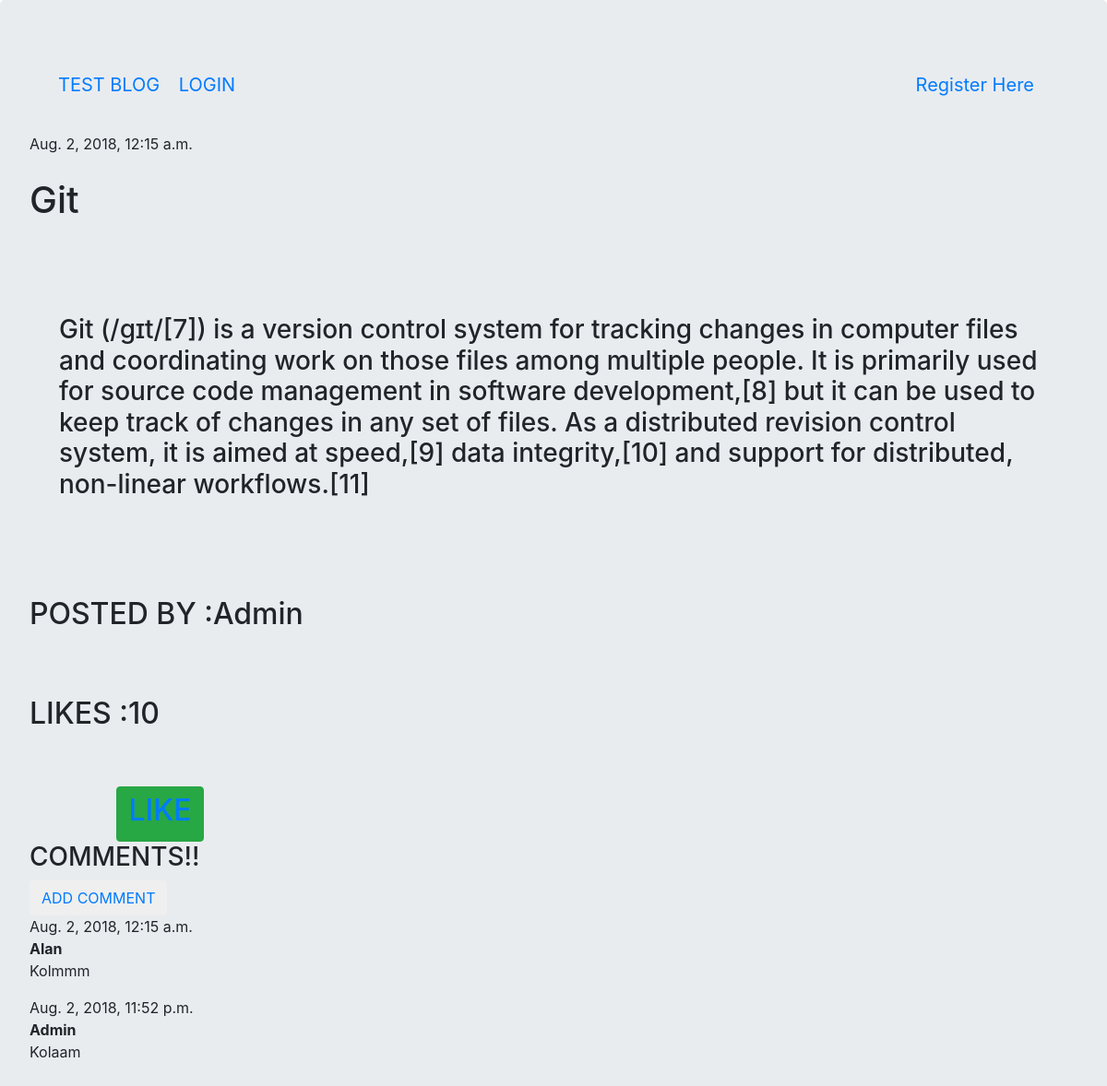
Screenshot of /home/post/2 with the database file from the repository.
### home/models.py (models this page shows, shortened)
class Post(models.Model):
	title = models.CharField(max_length=500,default="TITLE")
	post = models.TextField(max_length=500,default="POST")
	user =  models.ForeignKey(User,on_delete=models.CASCADE, )
	created = models.DateTimeField(auto_now_add=True)
	likes = models.IntegerField(default = 0)

class Comment(models.Model):
    post = models.ForeignKey('home.Post', on_delete=models.CASCADE, related_name='comments')
    author = models.CharField(max_length=200, default='xxxxx')
    text = models.TextField()
    created_date = models.DateTimeField(auto_now_add=True)

### home/templates/home/post_detail.html (shortened to what this page needs)
{% extends 'base.html' %}
{% block body %}
    <div class="post">
        {% if post.created %}
<br>
            <div class="w3-container w3-khaki" style="height: 25px; width: 400px"; >
                {{ post.created }}
            </div>
        {% endif %}
<br>
            <div class="w3-container w3-teal" style="height: 60px; width: 400px"; >
               <h1>{{ post.title }}</h1>
            </div>
            <br>
        <div class="jumbotron" >
            <h3>{{ post.post }}</h3>
        </div>
        <div class="w3-container w3-khaki" style="height: 60px; width: 400px"; >
                <h2>POSTED BY :{{ post.user }}</h2>
         </div>
<br><br>
        <div class="w3-container w3-left w3-animate-top">
        <div class="w3-container w3-teal" style="height: 50px; width: 400px"; >
            <h2>LIKES :{{ post.likes }}</h2>
         </div>
        </div>
        <br><br>
       <button style="margin-left:2.5cm;" class="btn btn-success"><a href="{% url 'home:like' post.id %}"><h2>LIKE</h2></a></button>
    </div>
    <h3>COMMENTS!!</h3>
    <button class="btn btn-default"><a href="{% url 'home:add_comment' post.id %}">ADD COMMENT</a></button>
    {% for comment in post.comments.all %}
        <div class="comment">
            <div class="date">{{ comment.created_date }}</div>
            <strong>{{ comment.author }}</strong>
            <p>{{ comment.text}}</p>
        </div>
        {% empty %}
            <p>No comments</p>
    {% endfor %}
{% endblock %}

### chat/templates/base.html (shortened to what this page needs)
<!DOCTYPE html>
<html>
<head>
  {%block head %}
  <link rel="stylesheet" href="https://stackpath.bootstrapcdn.com/bootstrap/4.1.2/css/bootstrap.min.css">
  {%endblock%}
</head>
<body>
  <div class="jumbotron">
  {% if user.is_authenticated %}
  <nav class="navbar navbar-default">
  <div class="container-fluid">
    <div class="navbar-header">
      <a class="navbar-brand" href="">TEST BLOG</a>
      <a class="navbar-brand" href="/new/profile">My Profile</a>
      <a class="navbar-brand" href="/new/logout">LOGOUT</a>
      <a class="navbar-brand" href="/new/profile/edit">EDIT INFO</a>
      <a class="navbar-brand" href="/new/profile/change_password">CHANGE PASS</a>
      <a class="navbar-brand" href="/home/post">VIEW POSTS</a>
      <a class="navbar-brand" href="/home/post/new">ADD NEW POST</a>
    </div>
  </div>
</nav>
{% else %}
<nav class="navbar navbar-default">
  <div class="container-fluid">
    <div class="navbar-header">
      <a class="navbar-brand" href="">TEST BLOG</a>
      <a class="navbar-brand" href="/new/login">LOGIN</a>
    </div>
   <a class="navbar-brand" href="/new/register">Register Here</a>
  </div>
</nav>
{% endif %}
{%block body %}
{%endblock%}
</body>
</html>

### rows the page displays
Post: created "Aug. 2, 2018, 12:15 a.m.", title "Git", post "Git (/ɡɪt/[7]) is a version control system for tracking changes in computer files and coordinating work on those files among multiple people. It is primarily used for source code management in software development,[8] but it can be used to keep track of changes in any set of files. As a distributed revision control system, it is aimed at speed,[9] data integrity,[10] and support for distributed, non-linear workflows.[11]", user "Admin", likes "10"
Comment: created_date "Aug. 2, 2018, 12:15 a.m.", author "Alan", text "Kolmmm"
Comment: created_date "Aug. 2, 2018, 11:52 p.m.", author "Admin", text "Kolaam"
